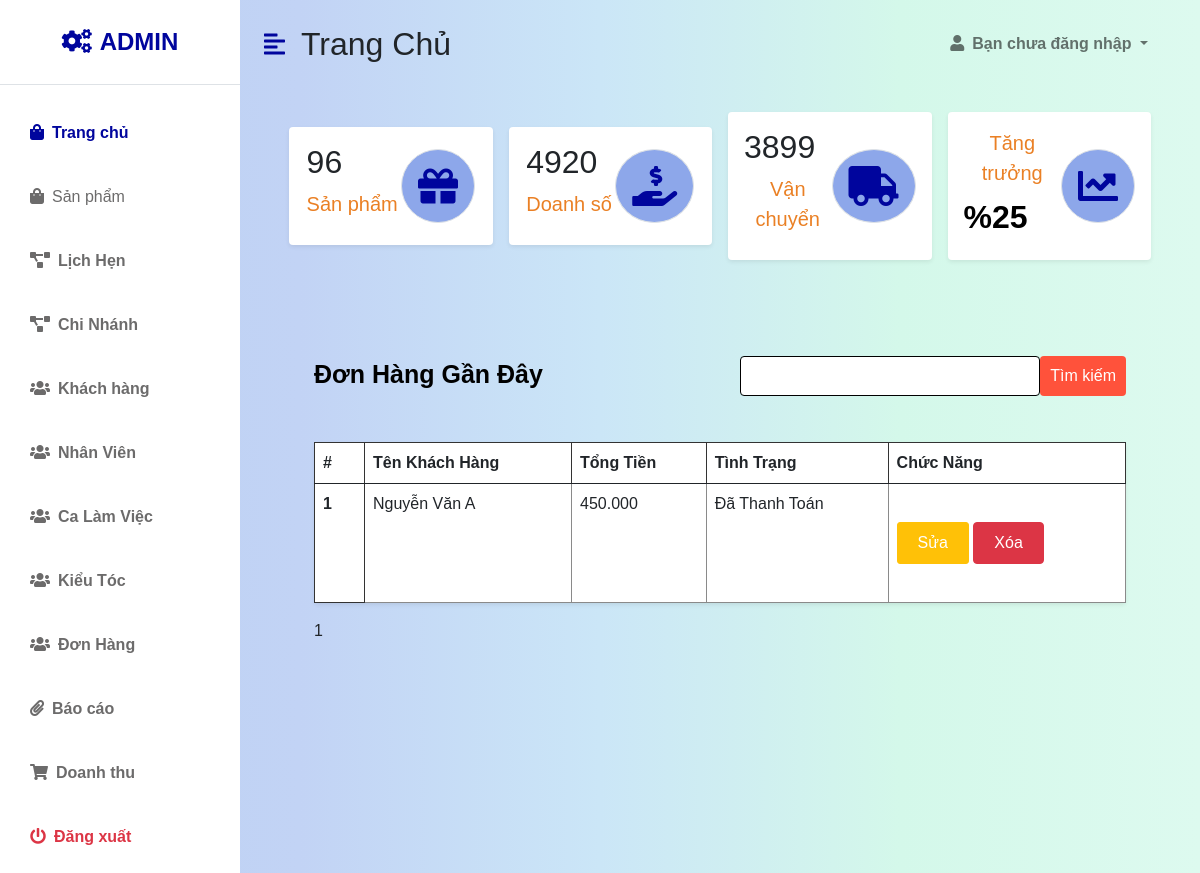
The app's page /admin/index.php with its own data.
### tables this page shows
CREATE TABLE `donhang` (
  `id` int(11) NOT NULL,
  `tenkh` varchar(255) DEFAULT NULL,
  `id_giohang` int(11) DEFAULT NULL,
  `tongtien` int(11) DEFAULT NULL,
  `tinhtrang` varchar(255) DEFAULT NULL,
  `sanpham` varchar(255) NOT NULL,
  `soluong` int(11) NOT NULL,
  `ngaydat` varchar(255) NOT NULL,
  `ngaygiao` varchar(255) NOT NULL
);

### admin/index.php (the view, shortened to what this page needs)
<!DOCTYPE html>
<html lang="en">
<head>
    <link href="https://cdn.jsdelivr.net/npm/bootstrap@5.0.0-beta3/dist/css/bootstrap.min.css" rel="stylesheet" />
    <link rel="stylesheet" href="https://cdnjs.cloudflare.com/ajax/libs/font-awesome/5.15.3/css/all.min.css" />
    <link rel="stylesheet" href="admin.css" />
</head>
<body>
    <div class="d-flex" id="wrapper">
        <div class="bg-white" id="sidebar-wrapper">
            <div class="sidebar-heading text-center py-4 primary-text fs-4 fw-bold text-uppercase border-bottom"><i
                    class="fa fa-cogs me-2"></i>admin</div>
            <div class="list-group list-group-flush my-3">
            <a href="index.php" class="list-group-item list-group-item-action bg-transparent second-text active"><i
                        class="fas fa-shopping-bag me-2"></i>Trang chủ</a>
                <a href="quanlysanpham.php" class="list-group-item list-group-item-action bg-transparent second-text"><i
                        class="fas fa-shopping-bag me-2"></i>Sản phẩm</a>
                <a href="quanlylichhen.php" class="list-group-item list-group-item-action bg-transparent second-text fw-bold"><i
                        class="fas fa-project-diagram me-2"></i>Lịch Hẹn</a>
                <a href="quanlychinhanh.php" class="list-group-item list-group-item-action bg-transparent second-text fw-bold "><i
                        class="fas fa-project-diagram me-2"></i>Chi Nhánh</a>
                <a href="quanlyuser.php" class="list-group-item list-group-item-action bg-transparent second-text fw-bold"><i
                        class="fas fa-users me-2"></i>Khách hàng</a>
                <a href="quanlynhanvien.php" class="list-group-item list-group-item-action bg-transparent second-text fw-bold"><i
                        class="fas fa-users me-2"></i>Nhân Viên</a>
                <a href="quanlynhanvien.php" class="list-group-item list-group-item-action bg-transparent second-text fw-bold"><i
                        class="fas fa-users me-2"></i>Ca Làm Việc</a>
                <a href="quanlymautoc.php" class="list-group-item list-group-item-action bg-transparent second-text fw-bold"><i
                        class="fas fa-users me-2"></i>Kiểu Tóc</a>
                <a href="quanlydonhang.php" class="list-group-item list-group-item-action bg-transparent second-text fw-bold"><i
                        class="fas fa-users me-2"></i>Đơn Hàng</a>
                <a href="quanlybaocao.php" class="list-group-item list-group-item-action bg-transparent second-text fw-bold"><i
                        class="fas fa-paperclip me-2"></i>Báo cáo</a>
                <a href="quanlydoanhthu.php" class="list-group-item list-group-item-action bg-transparent second-text fw-bold"><i
                        class="fas fa-shopping-cart me-2"></i>Doanh thu</a>
                <a href="../logout.php" class="list-group-item list-group-item-action bg-transparent text-danger fw-bold"><i
                        class="fas fa-power-off me-2"></i>Đăng xuất</a>
            </div>
        </div>
        <div id="page-content-wrapper">
            <nav class="navbar navbar-expand-lg navbar-light bg-transparent py-4 px-4">
                <div class="d-flex align-items-center">
                    <i class="fas fa-align-left primary-text fs-4 me-3" id="menu-toggle"></i>
                    <h2 class="fs-2 m-0">Trang Chủ</h2>
                </div>
                <div class="collapse navbar-collapse" id="navbarSupportedContent">
                    <ul class="navbar-nav ms-auto mb-2 mb-lg-0">
                        <li class="nav-item dropdown">
                            <a class="nav-link dropdown-toggle second-text fw-bold" href="#" id="navbarDropdown"
                                role="button" data-bs-toggle="dropdown" aria-expanded="false">
                                <i class="fas fa-user me-2"></i><?php if (isset($_SESSION['user']) && $_SESSION['user']){
                        echo $_SESSION['user'];
                    }
                    else{
                        echo 'Bạn chưa đăng nhập';
                    }?>
                            </a>
                        </li>
                    </ul>
                </div>
            </nav>
            <div class="container-fluid px-4">
                <div class="row g-3 my-2">
                    <div class="col-md-3">
                        <div class="p-3 bg-white shadow-sm d-flex justify-content-around align-items-center rounded">
                            <div>
                                <?php
                                    include "../config.php";
                                    $sql = "SELECT * FROM sanpham";
                                    $res = mysqli_query($conn, $sql);
                                    $count = mysqli_num_rows($res);
                                ?>
                                <h3 class="fs-2"><?php echo $count;?></h3>
                                <p class="fs-5">Sản phẩm </p>
                            </div>
                            <i class="fas fa-gift fs-1 primary-text border rounded-full secondary-bg p-3"></i>
                        </div>
                    </div>
                    <div class="col-md-3">
                        <div class="p-3 bg-white shadow-sm d-flex justify-content-around align-items-center rounded">
                            <div>
                                <h3 class="fs-2">4920</h3>
                                <p class="fs-5">Doanh số</p>
                            </div>
                            <i
                                class="fas fa-hand-holding-usd fs-1 primary-text border rounded-full secondary-bg p-3"></i>
                        </div>
                    </div>
                    <div class="col-md-3">
                        <div class="p-3 bg-white shadow-sm d-flex justify-content-around align-items-center rounded">
                            <div>
                                <h3 class="fs-2">3899</h3>
                                <p class="fs-5">Vận chuyển</p>
                            </div>
                            <i class="fas fa-truck fs-1 primary-text border rounded-full secondary-bg p-3"></i>
                        </div>
                    </div>
                    <div class="col-md-3">
                        <div class="p-3 bg-white shadow-sm d-flex justify-content-around align-items-center rounded">
                            <div>
                                <p class="fs-5">Tăng trưởng</p>
                                <h3 class="fs-2" style="color: #000; font-weight: bolder;">%25</h3>
                            </div>
                            <i class="fas fa-chart-line fs-1 primary-text border rounded-full secondary-bg p-3"></i>
                        </div>
                    </div>
                </div>
                <div    class="row my-5">
                <div    class="row my-5">
                    <ul class="quanly">
                    <li><p style="color: #000; font-size: 25px; font-weight: bold;">Đơn Hàng Gần Đây</p></li>
                    <li><form method="POST" class="d-flex" action="">
                            <input name="search" type="search" class="form-control" style="border-color: #000;height: 40px; width: 300px; position: relative;">
                            <button name="sbm" class="btn btn-success" style=" border-color: #f18a1c; border: unset; margin-top: 0px; padding: 8px 10px; border-radius: 4px;">Tìm kiếm</button>
                        </form>
                    </li>
                    </ul>
                        <?php  if(empty($_POST['search'])){?>
                            <div class="col">
                        <table class="table bg-white rounded shadow-sm  table-hover">
                            <thead>
                                <tr>
                                    <th scope="col" width="50">#</th>
                                    <th scope="col">Tên Khách Hàng</th>
                                    <th scope="col">Tổng Tiền</th>
                                    <th scope="col">Tình Trạng</th>
                                    <th scope="col">Chức Năng</th>
                                </tr>
                            </thead>
                            <tbody>
                            <?php
                                include '../config.php';
                                $totalRecords = mysqli_query($conn, "SELECT * FROM `donhang`");
                                $totalRecords = $totalRecords->num_rows;
                                $current_page = isset($_GET['page']) ? $_GET['page'] : 1;
                                $limit = 6;
                                $total_page = ceil($totalRecords / $limit);
                                $i = 1;
                                $start = ($current_page - 1) * $limit;
                                $result = mysqli_query($conn, "SELECT * FROM donhang LIMIT $start, $limit");
                                while ($row = mysqli_fetch_array($result)){
                            ?>
                                <tr>
                                    <th scope="row"><?php echo $i++ ?></th>
                                    <td><?php echo $row['tenkh']?></td>
                                    <td><?= number_format($row['tongtien'], 0, ",", ".") ?></td>
                                    <td><?php echo $row['tinhtrang']?></td>
                                    <td>
                                        <a class="btn btn-warning" style=" line-height: 40px; padding: 0px 20px; background-color:#ffc107; border-radius: 3px" href="suadonhang.php?id=<?php echo $row['id']?>">Sửa</a>
                                        <a class="btn btn-danger" style="line-height: 40px; padding: 0px 20px; background-color:#dc3545; border-radius: 0.25rem;" href="xoadonhang.php?id=<?php echo $row['id']?>">Xóa</a>
                                    </td>
                                </tr>
                            <?php }?>
                            </tbody>
                                </table>
                <ul class="pagination">
                <?php for ($i = 1; $i <= $total_page; $i++){
                    if ($i == $current_page){
                        echo '<li class="pag-item"><span >'.$i.'</span></li>';
                    }
                    else{
                        echo '<li class="pag-item"><a href = "quanlylichhen.php?page='.$i.'">'.$i.'</a></li>';
                    }
                    }?>
                    </ul>
                    </div>
                <?php } ?>
                </div>
            </div>
        </div>
    </div>
    </div>
</body>
</html>

### admin/admin.css (style rules this page uses)
:root { --main-bg-color: #001f99; --main-text-color: #00059d; --second-text-color: #6c6b6b; --second-bg-color: #8da7ea; }
.primary-text { color: var(--main-text-color); }
.second-text { color: var(--second-text-color); }
.secondary-bg { background-color: var(--second-bg-color); }
.rounded-full { border-radius: 100%; }
#wrapper { overflow-x: hidden; background-image: linear-gradient( to right, #bad1f3, #c2d3f5, #cbe6f7, #d4f8ea, #ddfaef ); }
#sidebar-wrapper { min-height: 100vh; margin-left: -15rem; -webkit-transition: margin 0.25s ease-out; -moz-transition: margin 0.25s ease-out; -o-transition: margin 0.25s ease-out; transition: margin 0.25s ease-out; }
#sidebar-wrapper .sidebar-heading { padding: 0.875rem 1.25rem; font-size: 1.2rem; }
#sidebar-wrapper .list-group { width: 15rem; }
#page-content-wrapper { min-width: 100vw; }
#menu-toggle { cursor: pointer; }
.list-group-item { border: none; padding: 20px 30px; }
.list-group-item.active { background-color: transparent; color: var(--main-text-color); font-weight: bold; border: none; }
@media (min-width: 768px) { #sidebar-wrapper { margin-left: 0; } }
@media (min-width: 768px) { #page-content-wrapper { min-width: 0; width: 100%; } }
* { margin: 0; padding:0; box-sizing: border-box; }
body { font-family: 'Poppins', sans-serif; }
.navbar { display: flex; align-items: center; padding: 20px; }
nav { flex: 1; text-align: right; }
nav ul { display: inline-block; list-style-type: none; }
nav ul li { display: inline-block; margin-right: 20px; }
a { text-decoration: none; color: #555; }
p { text-align: center; color: #555; font-size: medium; }
.row { display: flex; align-items: center; flex-wrap: wrap; justify-content: space-around; padding-left: 25px; padding-right: 25px; }
.row p { color: #EA8025; font-size: 20px; margin-bottom: 10px; }
.btn { display: inline-block; background: #ff523b; color: #fff; padding: 10px 35px; margin: 30px 0; border-radius: 30px; transition: background 0.5s; }
h2 { text-align: center; }
ul { list-style-type: none; }
ul.quanly { display: flex; justify-content: space-between; }
table tr th { border: 1px solid #333; }
table tr td { border: 1px solid #8a8a8a; }

### records on screen
donhang: tenkh "Nguyễn Văn A", tongtien "450.000", tinhtrang "Đã Thanh Toán"

### other values on screen
$count "96"
